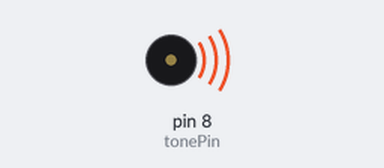
The sketch below on a simulated Arduino Uno, built with avr-gcc and run on an emulated ATmega328P. Parts: buzzer (waves = sounding).

Above: at 0.2 s.
Timing chart, 0 to 24.1 s (numbered marks = the images above):
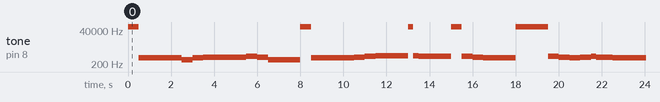

Measured:
- by itself, tone on pin 8 (tonePin): plays 65535 Hz for 0.50 s, 525 Hz for 2.0 s, 393 Hz for 0.50 s, 525 Hz for 0.50 s, 589 Hz for 2.0 s, 661 Hz for 0.50 s … (129 notes in this stretch)

The sketch:

feng.ino
```cpp
#define NOTE_D0 -1
#define NOTE_D1 262
#define NOTE_D2 294
#define NOTE_D3 330
#define NOTE_D4 350
#define NOTE_D5 393
#define NOTE_D6 441
#define NOTE_D7 495


#define NOTE_DH1 525
#define NOTE_DH2 589
#define NOTE_DH3 661
#define NOTE_DH4 700
#define NOTE_DH5 786
#define NOTE_DH6 882
#define NOTE_DH7 990
//以上部分是定义是把每个音符和频率值对应起来，其实不用打这么多，但是都打上了，后面可以随意编写D调的各种歌，我这里用NOTE_D+数字表示音符，NOTE_DH+数字表示上面有点的那种音符，NOTE_DL+数字表示下面有点的那种音符。这样后面写起来比较好识别。
//#define WHOLE 1
//#define HALF 0.5
//#define QUARTER 0.25
//#define EIGHTH 0.25
//#define SIXTEENTH 0.625
////这部分是用英文对应了拍子，这样后面也比较好看


int tune[] =
  {
    -1,525,525,525,525,393,525,589,589,589,589,661,589,393,393,
    -1,525,525,525,525,589,661,700,
    700,-1,700,661,661,661,-1,661,589,525,525,525,-1,-1,661,
    589,525,589,661,589,589,525,525,
    525,441,525,525,441,525,525,441,525,525,589,589,589,-1,-1


  };//这部分就是整首曲子的音符部分，用了一个序列定义为tune，整数

float duration[]=
{
0.5,0.5,0.5,0.5,0.5,0.5,0.5,0.5,0.5,0.5,0.5,0.5,0.5,0.5,1,
0.5,0.5,0.5,0.5,0.5,0.5,0.5,0.5,1,0.25,0.25,0.25,0.25,1,0.5,0.5,0.5,0.25,0.25,1,1,0.5,0.5,
0.5,0.5,0.5,0.25,0.25,0.5,0.5,1,
0.5,0.25,0.25,0.5,0.25,0.25,0.5,0.25,0.25,0.5,0.25,0.25,1+1,1,1

};//这部分是整首曲子的接拍部分，也定义个序列duration，浮点（数组的个数和前面音符的个数是一样的，一一对应么）
int length;//这里定义一个变量，后面用来表示共有多少个音符
int tonePin=8;//蜂鸣器的pin

void setup()
{
  pinMode(tonePin,OUTPUT);//设置蜂鸣器的pin为输出模式
  length = sizeof(tune)/sizeof(tune[0]);//这里用了一个sizeof函数，可以查出tone序列里有多少个音符
}

void loop()
{
  for(int x=0;x<length;x++)//循环音符的次数
  {
    tone(tonePin,tune[x]);//此函数依次播放tune序列里的数组，即每个音符
    delay(1000*duration[x]);//每个音符持续的时间，即节拍duration，400是调整时间的越大，曲子速度越慢，越小曲子速度越快，自己掌握吧
    noTone(tonePin);//停止当前音符，进入下一音符
  }
  delay(5000);//等待5秒后，循环重新开始
}
```
